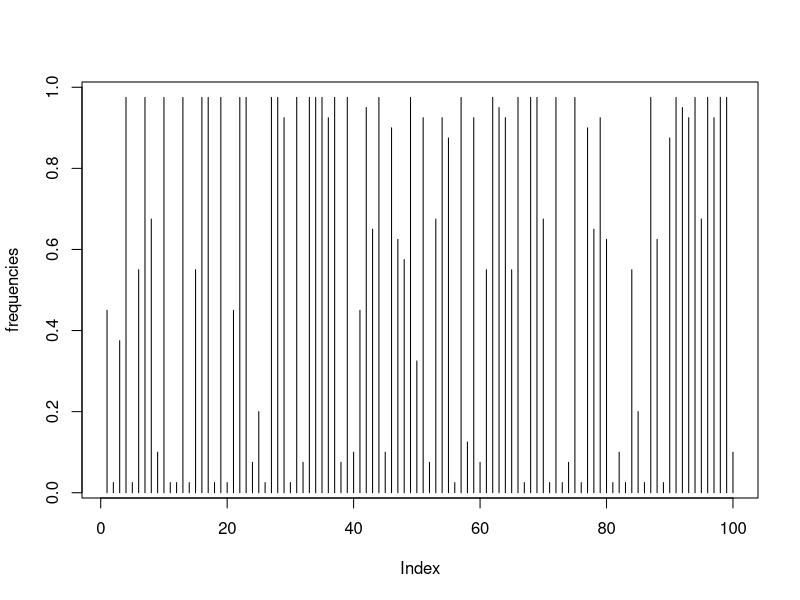
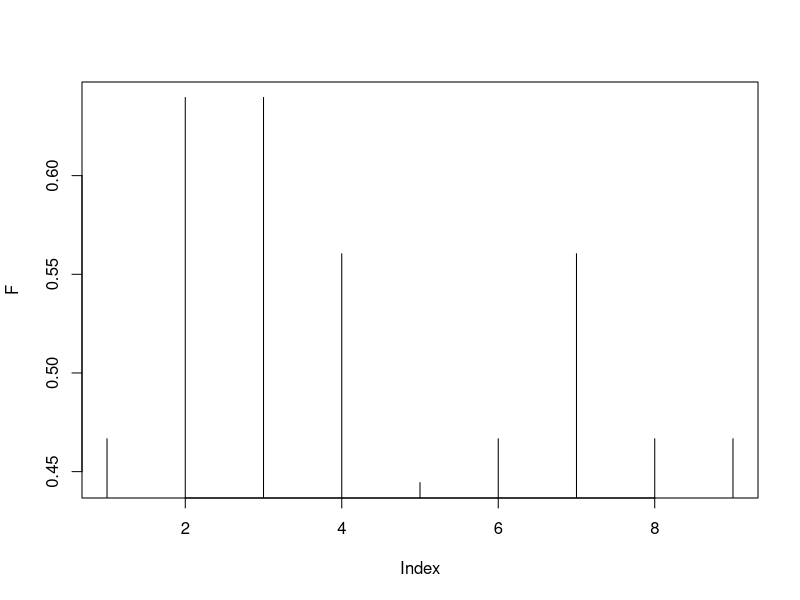

The R script that drew these images, in order:
rm(list = ls())
graphics.off()

data <- read.csv("../data/bears.csv", stringsAsFactors = FALSE, header = FALSE, colClasses =  rep("character",10000))




# 1. Identify the position ot alleles
snps <- c()
for (i in 1:ncol(data)) {
  if (length(unique(data[,i])) > 1) {
    snps <- c(snps, i)
  } 
}

SNP <- subset(data[,snps])




# 2. calculate, print and visualize allele frequencies for each SNP
frequencies <- c()
for (i in 1:ncol(SNP)) {
  alleles <- sort(unique(SNP[,i]))
  cat("\nSNP", i, "with alleles", alleles)
  freq <- length(which(SNP[,i] == alleles[2])) / nrow(SNP)
  cat(" and allel frequency of the second allele is", freq)
  frequencies <- c(frequencies, freq)
}

plot(frequencies, type = "hist")




# 3. Calculate and print genotype frequencies for each SNP

SampleSize <- 20
for (i in 1:ncol(SNP)) {
 
  alleles <- sort(unique(SNP[,i]))
  cat("\nSNP", i, "with alleles", alleles)
  GenotypeCount <- c(0,0,0)
  
  for (j in 1:SampleSize) {
    
    index <- c(j*2-1, j*2)
    Genotype <- length(which(SNP[index,i] == alleles[2])) + 1
    GenotypeCount[Genotype] <- GenotypeCount[Genotype] + 1
    
  }
  
  cat(" and genotype frequencies", GenotypeCount)
  
}



# 4. Calculate (observed) homozygosity and heterozygosity for each SNP

SampleSize <- 20
for (i in 1:ncol(SNP)) {
  
  alleles <- sort(unique(SNP[,i]))
  cat("\nSNP", i)
  GenotypeCount <- c(0,0,0)
  
  for (j in 1:SampleSize) {
    
    index <- c(j*2-1, j*2)
    Genotype <- length(which(SNP[index,i] == alleles[2])) + 1
    GenotypeCount[Genotype] <- GenotypeCount[Genotype] + 1
    Hetero <- as.integer(GenotypeCount[2]) / SampleSize
    Homo <- 1 - Hetero
    
  }
  
  cat(" has", Hetero, "Heterozygosity, and has ", Homo, "Homozygosity.")
  
}




# 5. Calculate expected genotype counts for each SNP and test for HWE

nonHWE <- c()
SampleSize <- 20

for (i in 1:ncol(SNP)) {
  
  alleles <- sort(unique(SNP[,i]))
  cat("\nSNP", i)
  freq <- length(which(SNP[,i] == alleles[2])) / nrow(SNP)
  GenotypeCountExpect <- c((1-freq)^2, 2*freq*(1-freq), freq^2) * SampleSize
  GenotypeCount <- c(0,0,0)
  
  for (j in 1:SampleSize) {
    
    index <- c(j*2-1, j*2)
    Genotype <- length(which(SNP[index,i] == alleles[2])) + 1
    GenotypeCount[Genotype] <- GenotypeCount[Genotype] + 1
    
    
  }
  
  # Test for HWE
  chi <- sum((GenotypeCountExpect - GenotypeCount)^2 / GenotypeCountExpect)
  # p-value
  pv <- 1 - pchisq(chi, df = 1)
  cat(" with p-value for test against HWE", pv)
  # retain SNPs with p-value < 0.05
  if (pv < 0.05) {
    nonHWE <- c(nonHWE, i)
  } 
}



# 6. calculate print and visualize inbreeding coefficient for each SNP deviating from HWE

F <- c()
SampleSize <- 20

for (i in nonHWE) {
  
  #browser()
  alleles <- sort(unique(SNP[,i]))
  cat("\nSNP", i)
  freq <- length(which(SNP[,i] == alleles[2])) / nrow(SNP)
  GenotypeCountExpect <- c( (1-freq)^2, 2*freq*(1-freq), freq^2) * SampleSize
  GenotypeCount <- c(0,0,0)
  
  for (j in 1:SampleSize) {
    
    index <- c( (j*2)-1, j*2 )
    Genotype <- length(which(SNP[index,i] == alleles[2])) + 1
    GenotypeCount[Genotype] <- GenotypeCount[Genotype] + 1
    
  }
  
  inbreeding <- ( 2*freq*(1-freq) - (GenotypeCount[2]/SampleSize)) / (2*freq*(1-freq))
  F <- c(F, inbreeding)
  cat(" with inbreeding coefficient", inbreeding)
  
}

plot(F, type = "hist")


